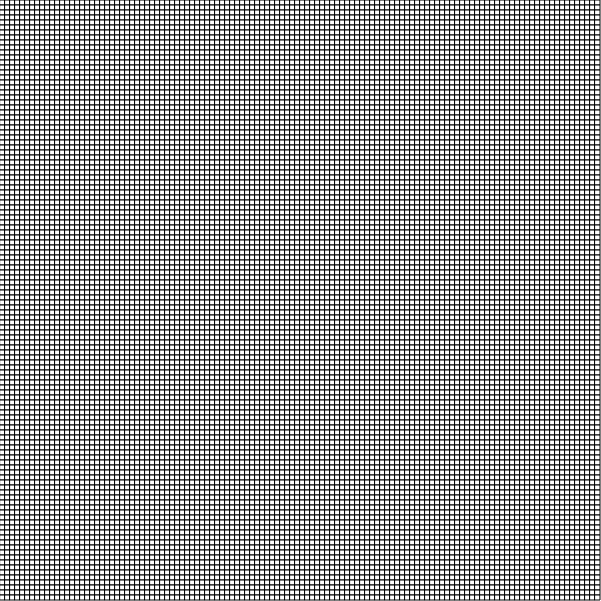
Frame 1 (no input)
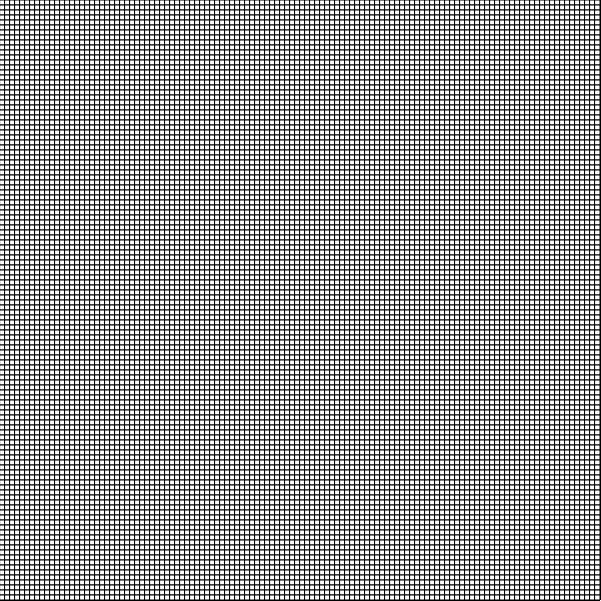
Frame 60 (no input)
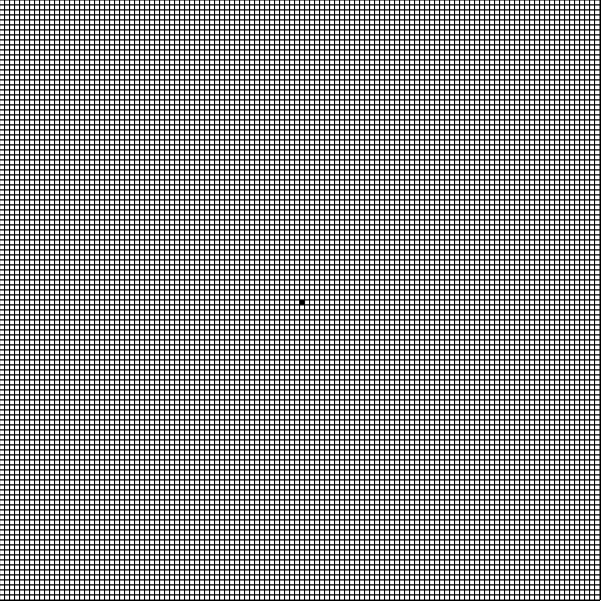
Frame 120 (the mouse pressed at the canvas centre since frame 60)

The p5.js sketch that drew these frames (run headless with seeded random() and noise() and a simulated clock; from frame 60 on, the mouse is pressed at the canvas centre):

// p5.js sketch
// ── sketch.js
/*jshint esversion: 6*/

let board;
let start;
let slider;

function setup() {
    createCanvas(601, 601);
    strokeWeight(1);
    stroke(0);

    board = new Board();
    start = false;

    createP();
    
    createButton("Start!").mousePressed(() => start = !start);
    createButton("Tick!").mousePressed(tick);
    
    slider = createSlider(1, 60, 30);

    createButton("Clear").mousePressed(() => board.clear());
    createButton("Random").mousePressed(() => board.randomize());
}

function mousePressed() {
    //Check if mouseClick was inside the canvas
    if (mouseX > 0 && mouseX < width && mouseY > 0 && mouseY < height) {
        let i = floor(mouseX / size),
            j = floor(mouseY / size);

        //Check if cell selected is not in the border
        if (i != 0 && i != board.cols-1 && j != 0 && j != board.rows-1) {
            board.changeState(i, j);
        }
    }
}

function draw() {
    frameRate(slider.value());

    board.show();

    if (start) {
        tick();
    }

    
}

function tick() {
    board.tick();
    
}
// ── cell.js
/*jshint esversion: 6*/

const size = 5;

class Cell {
    constructor(i, j, x, y) {
        this.i = i;
        this.j = j;

        this.x = x;
        this.y = y;

        this.state = false;
    }

    show() {
        rectMode(CENTER);
        if (this.state) {
            fill(0);
        } else {
            fill(255);
        }

        rect(this.x, this.y, size, size);
    }
}

class Board {
    constructor() {
        this.rows = floor(width / size);
        this.cols = floor(height / size);

        this.thisGeneration = [];

        let x = size / 2,
            y = size / 2;

        //Create all the cells
        for (let j = 0; j < this.rows; j++) {
            for (let i = 0; i < this.cols; i++) {

                let newCell = new Cell(i, j, x, y);
                this.thisGeneration.push(newCell);
                x += size;

            }
            x = size / 2;
            y += size;

        }
    }

    show() {
        this.thisGeneration.forEach(element => {
            element.show();
        });
    }

    index(i, j) {
        return j * this.cols + i;
    }

    getNeighbors(i, j) {
        // Get the neighbors from cell (i,j) 
        // (sides, top, bottom and diagonally)
        let toRet = [],
            gen = this.thisGeneration;
        toRet.push(gen[this.index(i - 1, j - 1)]);
        toRet.push(gen[this.index(i - 1, j)]);
        toRet.push(gen[this.index(i - 1, j + 1)]);
        toRet.push(gen[this.index(i, j - 1)]);
        toRet.push(gen[this.index(i, j + 1)]);
        toRet.push(gen[this.index(i + 1, j - 1)]);
        toRet.push(gen[this.index(i + 1, j)]);
        toRet.push(gen[this.index(i + 1, j + 1)]);

        return toRet;
    }

    changeState(i, j) {
        let ind = this.index(i, j);

        let cell = this.thisGeneration[ind];
        cell.state = !cell.state;

    }

    liveNeighbors(i, j) {
        // Number of alive neighbors
        let count = 0,
            neighbors = this.getNeighbors(i, j);

        neighbors.forEach(neighbor => {
            if (neighbor.state) {
                count++;
            }
        });

        return count;
    }

    tick() {
        // Temporary arrays to store next Generation states
        let temp = [];
        for (let i = 0; i < this.rows; i++) {
            for (let j = 0; j < this.cols; j++) {

                let newState = false;

                //Check if cell isn't a border
                if (i != 0 && i != board.cols - 1 && j != 0 && j != board.rows - 1) {
                    let alive = this.liveNeighbors(i, j),
                        index = this.index(i, j),
                        cell = this.thisGeneration[index];

                    //Rule #1 and #3
                    if (cell.state && (alive < 2 || alive > 3)) {
                        newState = false;
                    } //Rule #2
                    else if (alive === 3 && !cell.state) {
                        newState = true;
                    } //Rule #4
                    else {
                        newState = cell.state;
                    }
                }
                temp.push({
                    i,
                    j,
                    newState
                });
            }
        }

        //Assign nextGen states to the cells
        for (let i = 0; i < temp.length; i++) {
            let index = this.index(temp[i].i, temp[i].j);
            this.thisGeneration[index].state = temp[i].newState;

        }
    }

    clear() {
        this.thisGeneration.forEach(element => {
            element.state = false;
        });
    }

    randomize() {
        this.thisGeneration.forEach(element => {
            let r = random();
            if (r < 0.3) {
                element.state = true;
            } else {
                element.state = false;
            }
        });
    }
}
